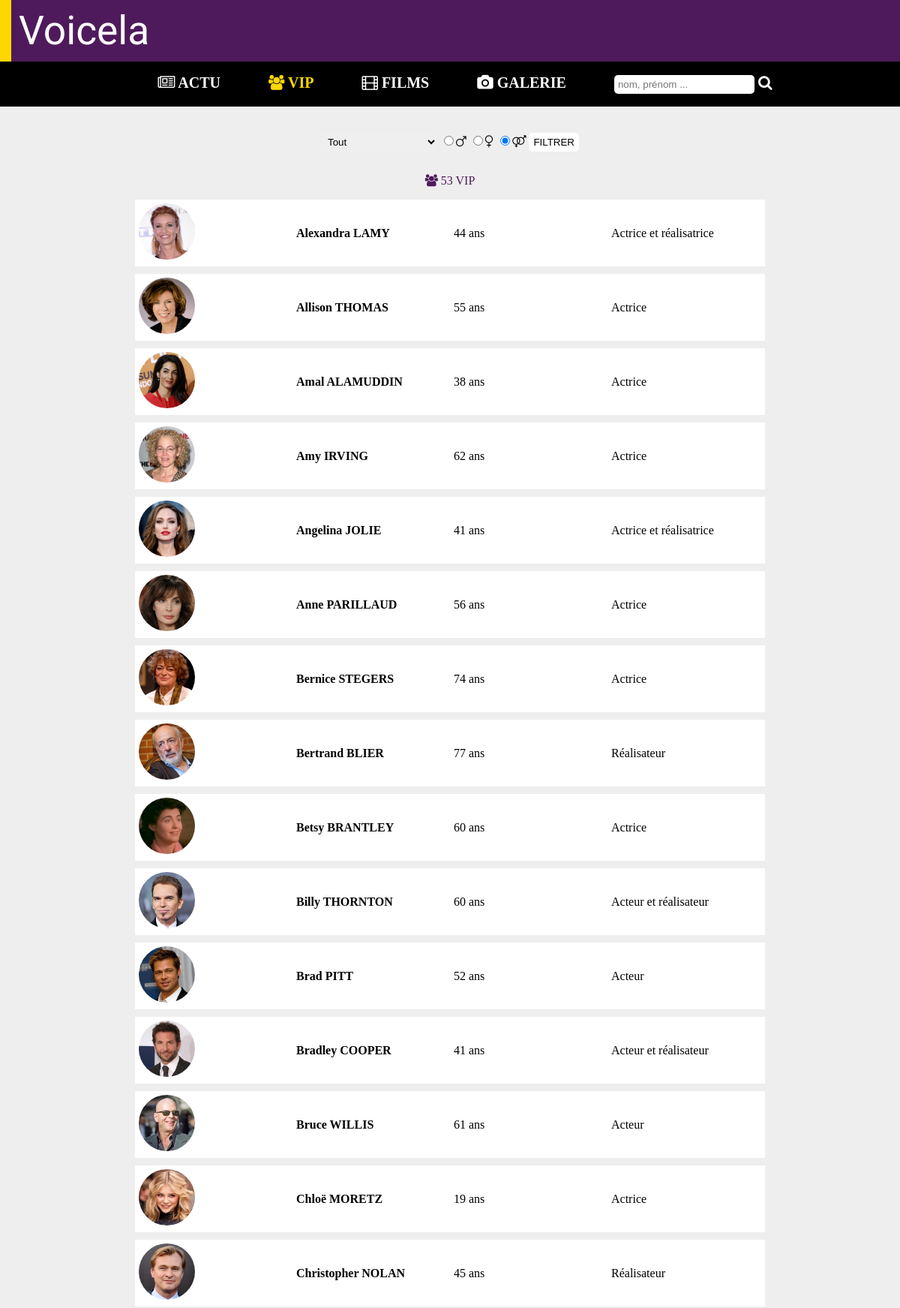
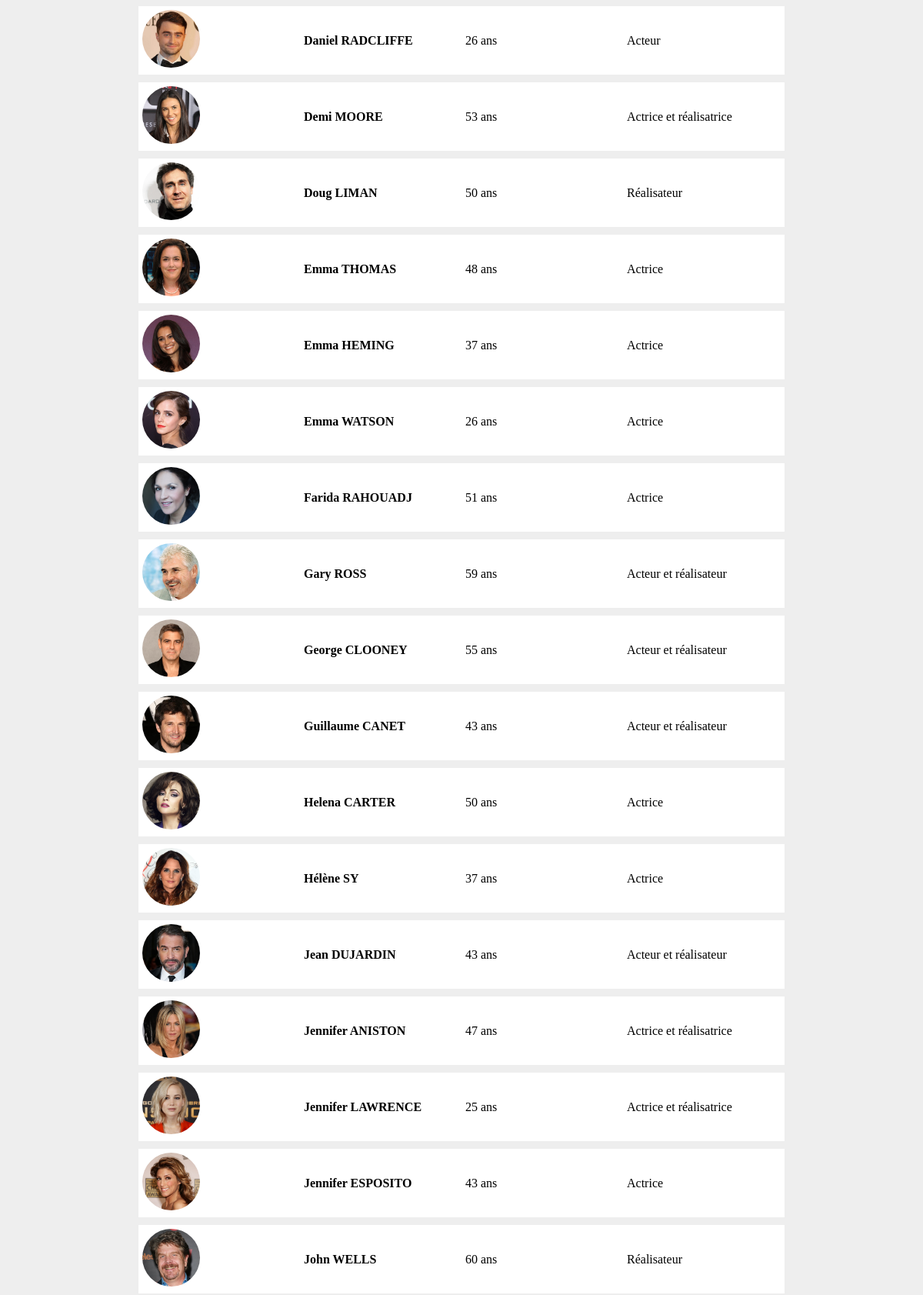
The app's page /PHP/index.php?page=listevip (upper part) with its own data (2 pictures, top to bottom).
### tables this page shows
CREATE TABLE IF NOT EXISTS `VIP` (
  `numVip` varchar(3) NOT NULL,
  `nomVip` varchar(20) NOT NULL,
  `prenomVip` varchar(20) NOT NULL,
  `civilite` varchar(1) NOT NULL,
  `dateNaissance` date NOT NULL,
  `lieuNaissance` varchar(20) NOT NULL DEFAULT 'Inconnu',
  `codeRole` varchar(2) NOT NULL,
  `codeStatut` varchar(1) NOT NULL DEFAULT 'C',
  `nationalite` varchar(30) NOT NULL,
  `idProfil` varchar(10) NOT NULL DEFAULT 'P00.jpg',
  PRIMARY KEY (`numVip`),
  KEY `fk_pays` (`nationalite`)
);

### PHP/bin/ressources.php (called while the page is built)
<?php
	$host ="localhost";
	$user ="p1422528";
	$password ="234358";
	$nombase ="p1422528";
?>

### PHP/model/model.php (called while the page is built)
<?php
abstract class Model{
private static $bdd;
protected function executerRequete($sql,$params=null){
	if ($params == null)
	{
		$resultat = self::getBdd()->query($sql);
	}
	else
	{
		$resultat = self::getBdd()->prepare($sql);
		$resultat->execute($params);
	}
	return $resultat;
}
private static function getBdd() {
	if(self::$bdd == null){
		require 'bin/ressources.php';
		self::$bdd = new PDO('mysql:host='.$host .';dbname='.$nombase,$user,$password);
		self::$bdd->exec('SET NAMES utf8');
		self::$bdd->setAttribute(PDO::ATTR_ERRMODE,PDO::ERRMODE_EXCEPTION);
	}
	return self::$bdd;
	}
}
?>

### PHP/model/vipManager.php (called while the page is built, shortened)
<?php
class vipManager extends Model{
	public function getVip($codeRole,$gender){
		if($codeRole=='Tout'){
			if($gender!="MF")
			{
				$rep=$this->executerRequete('SELECT numVip, codeRole, civilite, prenomVip, nomVip, idProfil, dateNaissance FROM VIP WHERE civilite=:civilite ORDER BY prenomVip',
				array(':civilite'=>$gender));
			}
			else
			{
				$rep=$this->executerRequete('SELECT numVip, codeRole, civilite, prenomVip, nomVip, idProfil, dateNaissance FROM VIP ORDER BY prenomVip');
			}
			$all=$rep->fetchAll();
			return $all;
		}
	}
}
?>

### PHP/functions/age.php (called while the page is built)
<?php
function age($date_naissance)
{
	$date_naissance = date("d-m-Y", strtotime($date_naissance));
    $arr1 = explode('-', $date_naissance);
    $arr2 = explode('-', date('d-m-Y'));
    if(($arr1[1] < $arr2[1]) || (($arr1[1] == $arr2[1]) && ($arr1[0] <= $arr2[0])))
    return $arr2[2] - $arr1[2];
    return $arr2[2] - $arr1[2] - 1;
}
?>

### PHP/views/vip.php (the view, shortened to what this page needs)
<?php require_once("functions/age.php");?>
	<form id="form" method="POST" action="index.php?page=listevip">
		<select name="metier">
			<option selected="selected">Tout</option>
		</select>
		<input type="radio" name="gender"<?php if (isset($gender) && ($gender=="M")) echo " checked";?> value="M"><i class="fa fa-mars" aria-hidden="true"></i>
		<input type="radio" name="gender"<?php if (isset($gender) && ($gender=="F")) echo " checked";?> value="F"><i class="fa fa-venus" aria-hidden="true"></i>
		<input type="radio" name="gender"<?php if (isset($gender) && ($gender=="MF")) echo " checked";?> value="MF"><i class="fa fa-venus-mars" aria-hidden="true"></i>
		<button type="submit">FILTRER</button>
	</form>
	<?php
	echo'<p class="compteur"><i class="fa fa-users" aria-hidden="true"></i> '.$nbPic.' VIP '.'</p>';
	foreach($req as $data){?>
	<table class="listevip">
		<tr>
			<td><a href="index.php?page=vip&amp;profil=<?php echo $data['numVip'];?>" ><img src="assets/img/vip/<?php echo $data['idProfil'];?>" alt="<?php echo $data['nomVip'];?>"/></a></td>
			<td><a href="index.php?page=vip&amp;profil=<?php echo $data['numVip'];?>" ><?php echo $data['prenomVip'];?> <?php echo $data['nomVip'];?></a></td>
			<td><?php echo age($data['dateNaissance']);?> ans</td>
			<?php
			if($data['codeRole']=='AR' ){
				if($data['civilite']=='M'){
					echo "<td>Acteur et réalisateur</td>";
				}else{
					echo "<td>Actrice et réalisatrice</td>";
				}
			}
			if($data['codeRole']=='AC' ){
				if($data['civilite']=='M'){
					echo "<td>Acteur</td>";
				}else{
					echo "<td>Actrice</td>";
				}
			}
			if($data['codeRole']=='RE' ){
				if($data['civilite']=='M'){
					echo "<td>Réalisateur</td>";
				}else{
					echo "<td>Réalisatrice</td>";
				}
			}?>
		</tr>
	</table>
<?php }$content=ob_get_clean(); ?>
<?php include("views/layout.php"); ?>

### PHP/assets/style.css (style rules this page uses)
html, body { height: 100%; margin: 0; padding: 0; font-family: "Calibri Light", Calibri; background: url(img/background.jpg) no-repeat center fixed; background-size: cover; }
body { display : table; width: 100%; background-color: #eee; }
a { text-decoration:none; color: black; font-weight:bold; }
.compteur { text-align: center; color: #4F1A5C; }
#form { text-align: center; margin-bottom: 30px; }
select { height: 25px; border: none; border-radius: 5px; padding: 0 5px; outline: none; cursor: pointer; }
select option { height: 25px; padding: 0 5px; outline: none; }
button { border-radius: 5px; height: 25px; outline: none; border: none; cursor: pointer; background-color: white; }
.listevip { margin: 10px auto; background-color: white; border-collapse: collapse; }
.listevip tr { padding: 5px; }
.listevip td { width: 200px; padding: 5px; }
.listevip td img { width: 75px; border-radius: 75px; }

### records on screen
vip: idProfil (picture), prenomVip "Alexandra", nomVip "LAMY", dateNaissance "44", codeRole "Actrice et réalisatrice"
vip: idProfil (picture), prenomVip "Allison", nomVip "THOMAS", dateNaissance "55", codeRole "Actrice"
vip: idProfil (picture), prenomVip "Amal", nomVip "ALAMUDDIN", dateNaissance "38", codeRole "Actrice"
vip: idProfil (picture), prenomVip "Amy", nomVip "IRVING", dateNaissance "62", codeRole "Actrice"
vip: idProfil (picture), prenomVip "Angelina", nomVip "JOLIE", dateNaissance "41", codeRole "Actrice et réalisatrice"
vip: idProfil (picture), prenomVip "Anne", nomVip "PARILLAUD", dateNaissance "56", codeRole "Actrice"
vip: idProfil (picture), prenomVip "Bernice", nomVip "STEGERS", dateNaissance "74", codeRole "Actrice"
vip: idProfil (picture), prenomVip "Bertrand", nomVip "BLIER", dateNaissance "77", codeRole "Réalisateur"
vip: idProfil (picture), prenomVip "Betsy", nomVip "BRANTLEY", dateNaissance "60", codeRole "Actrice"
vip: idProfil (picture), prenomVip "Billy", nomVip "THORNTON", dateNaissance "60", codeRole "Acteur et réalisateur"
vip: idProfil (picture), prenomVip "Brad", nomVip "PITT", dateNaissance "52", codeRole "Acteur"
vip: idProfil (picture), prenomVip "Bradley", nomVip "COOPER", dateNaissance "41", codeRole "Acteur et réalisateur"
vip: idProfil (picture), prenomVip "Bruce", nomVip "WILLIS", dateNaissance "61", codeRole "Acteur"
vip: idProfil (picture), prenomVip "Chloë", nomVip "MORETZ", dateNaissance "19", codeRole "Actrice"
vip: idProfil (picture), prenomVip "Christopher", nomVip "NOLAN", dateNaissance "45", codeRole "Réalisateur"
vip: idProfil (picture), prenomVip "Daniel", nomVip "RADCLIFFE", dateNaissance "26", codeRole "Acteur"
vip: idProfil (picture), prenomVip "Demi", nomVip "MOORE", dateNaissance "53", codeRole "Actrice et réalisatrice"
vip: idProfil (picture), prenomVip "Doug", nomVip "LIMAN", dateNaissance "50", codeRole "Réalisateur"
vip: idProfil (picture), prenomVip "Emma", nomVip "THOMAS", dateNaissance "48", codeRole "Actrice"
vip: idProfil (picture), prenomVip "Emma", nomVip "HEMING", dateNaissance "37", codeRole "Actrice"
vip: idProfil (picture), prenomVip "Emma", nomVip "WATSON", dateNaissance "26", codeRole "Actrice"
vip: idProfil (picture), prenomVip "Farida", nomVip "RAHOUADJ", dateNaissance "51", codeRole "Actrice"
vip: idProfil (picture), prenomVip "Gary", nomVip "ROSS", dateNaissance "59", codeRole "Acteur et réalisateur"
vip: idProfil (picture), prenomVip "George", nomVip "CLOONEY", dateNaissance "55", codeRole "Acteur et réalisateur"
vip: idProfil (picture), prenomVip "Guillaume", nomVip "CANET", dateNaissance "43", codeRole "Acteur et réalisateur"
vip: idProfil (picture), prenomVip "Helena", nomVip "CARTER", dateNaissance "50", codeRole "Actrice"
vip: idProfil (picture), prenomVip "Hélène", nomVip "SY", dateNaissance "37", codeRole "Actrice"
vip: idProfil (picture), prenomVip "Jean", nomVip "DUJARDIN", dateNaissance "43", codeRole "Acteur et réalisateur"
vip: idProfil (picture), prenomVip "Jennifer", nomVip "ANISTON", dateNaissance "47", codeRole "Actrice et réalisatrice"
vip: idProfil (picture), prenomVip "Jennifer", nomVip "LAWRENCE", dateNaissance "25", codeRole "Actrice et réalisatrice"
vip: idProfil (picture), prenomVip "Jennifer", nomVip "ESPOSITO", dateNaissance "43", codeRole "Actrice"
vip: idProfil (picture), prenomVip "John", nomVip "WELLS", dateNaissance "60", codeRole "Réalisateur"

### other values on screen
$nbPic "53"
